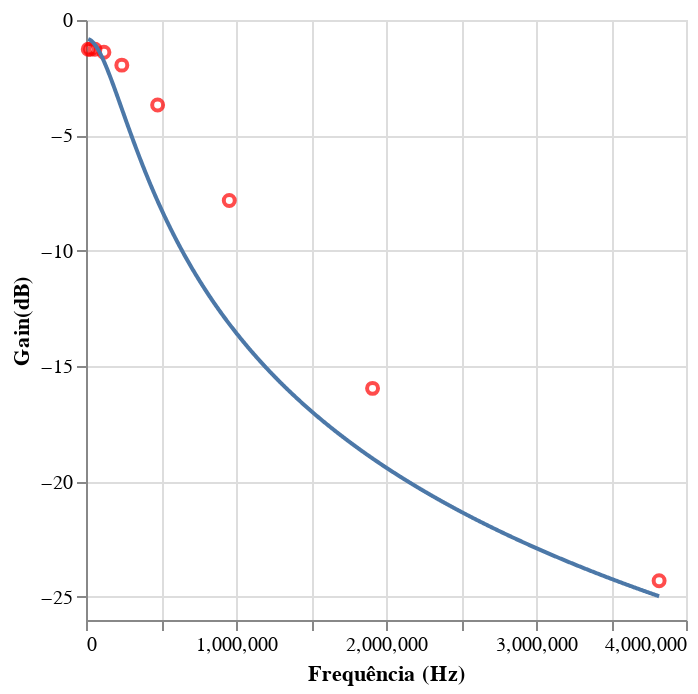

The notebook cell this image was saved under:
### Code cell
avr = [2.16,2.16,2.16,2.12,1.98,1.61,1,0.39,0.15]
def bode_ganho_vr(list_freq,A_vr,A_vg):
    data = pd.DataFrame()
    data["freq"] = (2*np.pi*np.array(list_freq))
    lista_bode = []
    for i in range(len(list_freq)):
        lista_bode.append(20 * np.log10(A_vr[i]/A_vg[i]))
    data["bode"] = lista_bode
    return data


def bode_vr_rc(freq):
    result = pd.DataFrame()
    result["freq"] = 2 * np.pi * np.array(freq)
    def func(w):
        R = 216
        Rt = 237
        l = 0.001
        return 20*np.log10(R/np.sqrt(Rt**2+(w*l)**2)) 
    result["bode"] = func(result["freq"])
    return result

a = bode_ganho_vr(frequencia_rl,avr,amplitude_vg_rc)
b = bode_vr_rc(np.linspace(frequencia_rl[0],frequencia_rl[-1],1000))

graph1 = alt.Chart(a).mark_point(color = "red").encode(
    x = "freq",
    y = "bode",
    tooltip = ["bode","freq"]
)

graph2 = alt.Chart(b).mark_line().encode(
    alt.X("freq:Q",title = "Frequência (Hz)"),
    alt.Y("bode:Q",title = "Gain(dB)")
)

graph1 + graph2

### Figure 1 — Vega-Lite specification as saved in the notebook (floating-point values rounded to 4 significant figures; data arrays with more than 128 entries replaced by an {"elided": "..."} marker saying what was removed)
{"config": {"view": {"continuousWidth": 300, "continuousHeight": 300}}, "layer": [{"data": {"name": "data-d0dd9d644cb0400717af69d55ca1a251"}, "mark": {"type": "point", "color": "red"}, "encoding": {"tooltip": [{"field": "bode", "type": "quantitative"}, {"field": "freq", "type": "quantitative"}], "x": {"field": "freq", "type": "quantitative"}, "y": {"field": "bode", "type": "quantitative"}}}, {"data": {"name": "data-25389f427f9962229a18208dcb5afa94"}, "mark": {"type": "line"}, "encoding": {"x": {"field": "freq", "title": "Frequência (Hz)", "type": "quantitative"}, "y": {"field": "bode", "title": "Gain(dB)", "type": "quantitative"}}}], "$schema": "https://vega.github.io/schema/vega-lite/v5.20.1.json", "datasets": {"data-d0dd9d644cb0400717af69d55ca1a251": [{"freq": 14920.0, "bode": -1.27}, {"freq": 29850.0, "bode": -1.27}, {"freq": 59700.0, "bode": -1.27}, {"freq": 119400.0, "bode": -1.397}, {"freq": 238800.0, "bode": -1.956}, {"freq": 477600.0, "bode": -3.682}, {"freq": 955200.0, "bode": -7.819}, {"freq": 1910000.0, "bode": -15.96}, {"freq": 3821000.0, "bode": -24.3}], "data-25389f427f9962229a18208dcb5afa94": {"elided": "1000 records"}}}
